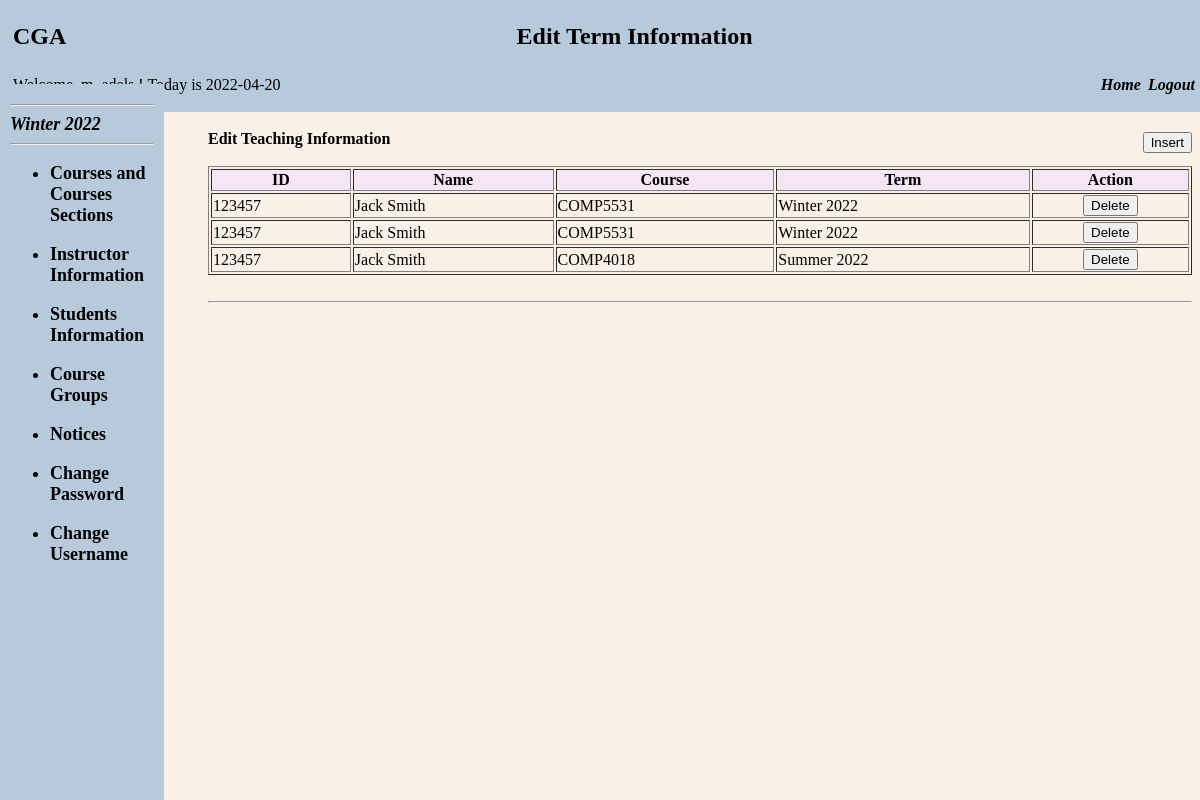
Screenshot of /Administrator/RoleCourses.php?GetId=123457&Role=Instructor&fname=Jack&lname=Smith (signed in) with the database file from the repository.
### tables this page shows
CREATE TABLE `term` (
  `term_id` int NOT NULL AUTO_INCREMENT,
  `termname` varchar(100) DEFAULT NULL,
  `term_season` varchar(10) DEFAULT NULL,
  `term_year` varchar(10) DEFAULT NULL,
  `term_begin_date` varchar(100) DEFAULT NULL,
  `term_end_date` varchar(100) DEFAULT NULL,
  `is_term_now` varchar(10) DEFAULT NULL,
  PRIMARY KEY (`term_id`),
  UNIQUE KEY `term` (`is_term_now`)
);

CREATE TABLE `course` (
  `id` int NOT NULL AUTO_INCREMENT,
  `course_name` varchar(100) NOT NULL,
  `instructor_id` int DEFAULT NULL,
  `course_section` varchar(100) NOT NULL,
  `course_term` varchar(100) NOT NULL,
  PRIMARY KEY (`id`),
  KEY `course_fk` (`instructor_id`),
  CONSTRAINT `course_ibfk_1` FOREIGN KEY (`instructor_id`) REFERENCES `instructor` (`id`) ON DELETE SET NULL
);

### Administrator/RoleCourses.php (the view, shortened to what this page needs)
<?php
   include('../session.php');
   $pid = $_GET['GetId'];
   $Role = $_GET['Role'];
   $fname = $_GET['fname'];
   $lname = $_GET['lname'];
   $fullname = $fname." ".$lname;
   if($Role == 'Instructor'){
       $query = "select course_name,instructor_id,course_section,course_term from course where instructor_id = $pid";
       $result = mysqli_query($conn,$query);
       $title =  'Teaching';
   }
 $qthisterm = "select termname from term where is_term_now = 'YES' ";
 $resthisterm = mysqli_query($conn,$qthisterm);
 while($rowinprocess = mysqli_fetch_assoc($resthisterm))
 {
  $thisTname = $rowinprocess['termname'];
  }
?>
<!DOCTYPE html>
<html>
<head>
</head>
<body>
  <div class="header" height="20%" scrolling="no">
    <table border="0" width="100%">
      <tbody>
        <tr width="100%">
          <td width="5%" align="left"><h2>CGA</h2></td>
          <td align="center"><font size="5"><b>Edit Term Information</b></font></td>
        </tr>
      </tbody>
    </table>
    <table border="0" width="100%">
      <tbody>
        <tr width="100%">
          <td align="left"><font class="font-header" size="3">Welcome, <?php echo htmlspecialchars($_SESSION["username"]); ?> ! <?php echo "Today is " . date("Y-m-d") . "<br>"; ?></font></td>
          <td align="right">
            <i>
              <b>
                <a href="adminHome.php">
                  <font class="home_link" color="black">Home</font>
                </a>
              </b>
            </i>
            <i>
              <b>
                <a href="../logout.php">
                  <font color="black">Logout</font>
                </a>
              </b>
            </i>
            <br>
          </td>
        </tr>
      </tbody>
    </table>
  </div>
  <div class="menu" height="100%" width="150px">
    <hr>
    <b >
      <font size="4">
        <i> <?php echo $thisTname?></i>
      </font>
    </b>
    <hr>
    <b>
      <font size="4">
        <ul>
          <li>
            <a href="adminCourses.php">
              <b>
                <font color="black">Courses and Courses Sections</font>
              </b>
            </a>
          </li>
        </ul>
      </font>
    </b>
    <b>
      <font size="4">
        <ul>
          <li>
            <a href="adminInstructor.php">
              <b>
                <font color="black">Instructor Information</font>
              </b>
            </a>
          </li>
        </ul>
      </font>
    </b>
    <b>
      <font size="4">
        <ul>
          <li>
            <a href="adminStudents.php">
              <b>
                <font color="black">Students Information</font>
              </b>
            </a>
          </li>
        </ul>
      </font>
    </b>
    <b>
      <font size="4">
        <ul>
          <li>
            <a href="adminGroups.php">
              <b>
                <font color="black">Course Groups</font>
              </b>
            </a>
          </li>
        </ul>
      </font>
    </b>
    <b>
      <font size="4">
        <ul>
          <li>
            <a href="adminNotices.php">
              <b>
                <font color="black">Notices</font>
              </b>
            </a>
          </li>
        </ul>
      </font>
    </b>
    <b>
      <font size="4">
        <ul>
          <li>
            <a href="adminPassword.php">
              <b>
                <font color="black">Change Password</font>
              </b>
            </a>
          </li>
        </ul>
      </font>
    </b>
    <b>
      <font size="4">
        <ul>
          <li>
            <a href="adminUsername.php">
              <b>
                <font color="black">Change Username</font>
              </b>
            </a>
          </li>
        </ul>
      </font>
    </b>
  </div>
 <div class="main_home">
    <b>Edit <?php echo $title ?> Information  <a href="addRoleCourse.php?Id=<?php echo $pid ?>&Role=<?php echo $Role ?>"><button class="administrator"  style="position: absolute; right: 0.5%; margin: 2px;" type="reset" value="Insert">Insert</button></a>
    </b>
    <br><br>
    <table border="1" width="100%">
        <tbody>
              <tr bgcolor="F6E5F5">
                  <th>ID</th>
                  <th>Name</th>
                  <th>Course</th>
                  <th>Term</th>
                  <th>Action</th>
              </tr>
              <?php
                  while($row = mysqli_fetch_assoc($result))
                  {
                  $coursename = $row['course_name'];
                  $term = $row['course_term'];
              ?>
              <tr>
                <td><?php echo $pid ?></td>
                <td><?php echo $fullname ?></td>
                <td><?php echo $coursename ?></td>
                <td><?php echo $term ?></td>
                <td colspan="1" align="center">
                <a href="deleteRoleCourse.php?del=<?php echo $pid ?>&Role=<?php echo $Role ?>&cname=<?php echo $coursename ?>"><button class="administrator" type="reset" value="Clear">Delete</button></a>
                </td>
              </tr>
        <?php
        }
        ?>
          </tbody>
    </table>
    <br>
    <hr>
</body>
</html>

### rows the page displays
term: termname "Winter 2022"
course: course_name "COMP5531", course_term "Winter 2022"
course: course_name "COMP5531", course_term "Winter 2022"
course: course_name "COMP4018", course_term "Summer 2022"

### other values shown
$title "Teaching"
